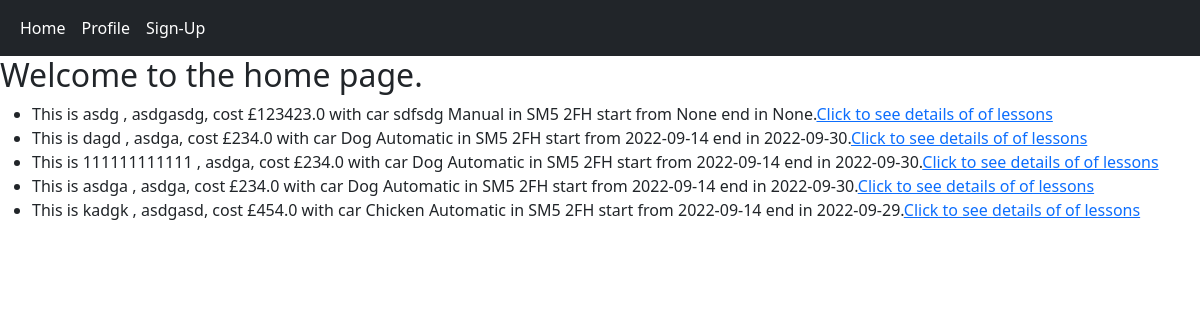
Page /home on the earlier database version.
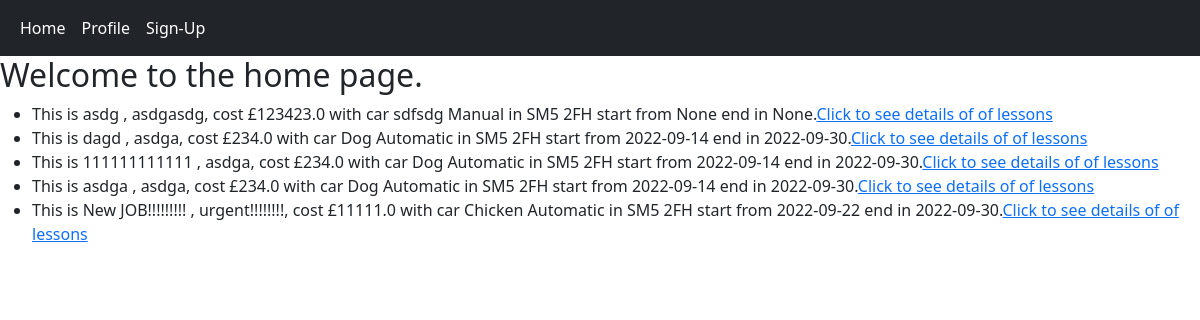
Same page on the later database version.
### app.py (models this page shows)
class Lesson(db.Model):
    __tablename__ = "lesson"
    id = db.Column(db.Integer, primary_key=True)
    title = db.Column(db.String)
    description = db.Column(db.String)
    startDate = db.Column(db.Date)
    completionDate = db.Column(db.Date)
    cost = db.Column(db.Float)
    car = db.Column(db.String)
    carType = db.Column(db.String)
    postCode = db.Column(db.String)
    customerID = db.Column(db.Integer, db.ForeignKey('customer.id'))
    instructorID = db.Column(db.Integer, db.ForeignKey('instructor.id'))
    review = db.relationship('Review', backref='one_Review')

### app.py (the view)
@app.route('/')
@app.route('/home')
def home():
    data = Lesson.query.all()
    return render_template('home.html',items = data)

### templates/home.html (shortened to what this page needs)
{% extends  "base.html" %}
{% block content %}
    <body>
        <h2>Welcome to the home page.</h2>
        <ul>
            {% for item in items %}
            <li>This is {{item.title}} , {{item.description}}, cost £{{item.cost}} with car {{item.car}} {{item.carType}} in {{item.postCode}} start from {{item.startDate}} end in {{item.completionDate}}.<a href="{{url_for('checkLesson', x=item.id)}}">Click to see details of of lessons</a></li>
            {% endfor %}
        </ul>
    </body>
{% endblock %}

### templates/base.html (shortened to what this page needs)
<html>
    <head>
        <link href="https://cdn.jsdelivr.net/npm/bootstrap@5.1.3/dist/css/bootstrap.min.css" rel="stylesheet">
                <nav class="navbar navbar-expand-sm bg-dark navbar-dark">
                    <div class="container-fluid">
                    <ul class="navbar-nav">
                        <li class="nav-item">
                        <a class="nav-link active" href="{{url_for('home')}}">Home</a>
                        </li>
                        <li class="nav-item">
                        <a class="nav-link active" href="{{url_for('profile')}}">Profile</a>
                        </li>
                        <li class="nav-item">
                        <a class="nav-link active" href="{{url_for('register')}}">Sign-Up</a>
                        </li>
                    </ul>
                    </div>
                </nav>
            </head>
    {% block content %}{% endblock %}
</html>

Differences in the rows shown:
removed Lesson: title "kadgk", description "asdgasd", cost "454.0", car "Chicken", carType "Automatic", postCode "SM5 2FH", startDate "2022-09-14", completionDate "2022-09-29"
added Lesson: title "New JOB!!!!!!!!!", description "urgent!!!!!!!!", cost "11111.0", car "Chicken", carType "Automatic", postCode "SM5 2FH", startDate "2022-09-22", completionDate "2022-09-30"
